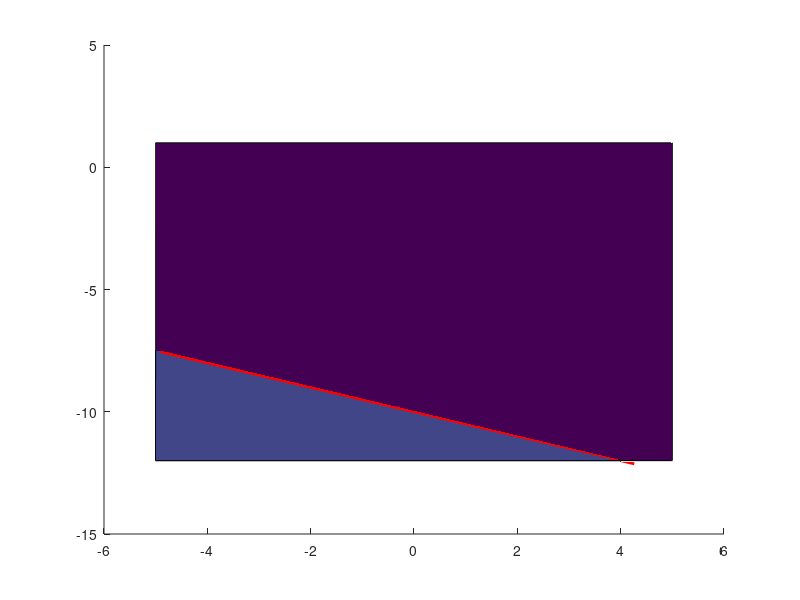

Here is the MATLAB script that generated this plot:

%Punkte A,B,C,D
a=[0,-10,-6]; b=[2,-11,8];
c=[-4,1,7];   d=[5,0,-1];

%Ebene1 n=(b-a)x(c-a),k=-n.a  
n=cross(b-a,c-a);
k=-dot(n,a);

%Ebene2 m=(b-a)x(d-a),l=-m.a
m=cross(b-a,d-a);
l=-dot(m,a);

%Schnittgerade
w=cross(n,m)/norm(cross(n,m));
E=dot(n,n);F=dot(m,m);G=dot(n,m);
q=(-k*F+l*G)/(E*F-G^2)*n+(-l*E+k*G)/(E*F-G^2)*m;

%Graphik
figure(1); clf; hold on; colormap("default");
x=linspace(-5,5,2);y=linspace(-12,1,2);
[X,Y]=meshgrid(x,y);

Z=-1/n(3)*(n(1)*X+n(2)*Y+k);
surf(X,Y,Z)

Z=-1/m(3)*(m(1)*X+m(2)*Y+l);
surf(X,Y,Z)

g=[q+40*w;q-25*w]';
plot3(g(1,:),g(2,:),g(3,:),'r','LineWidth',2);

hold off
print('figIntersectPlane.png','-dpng')